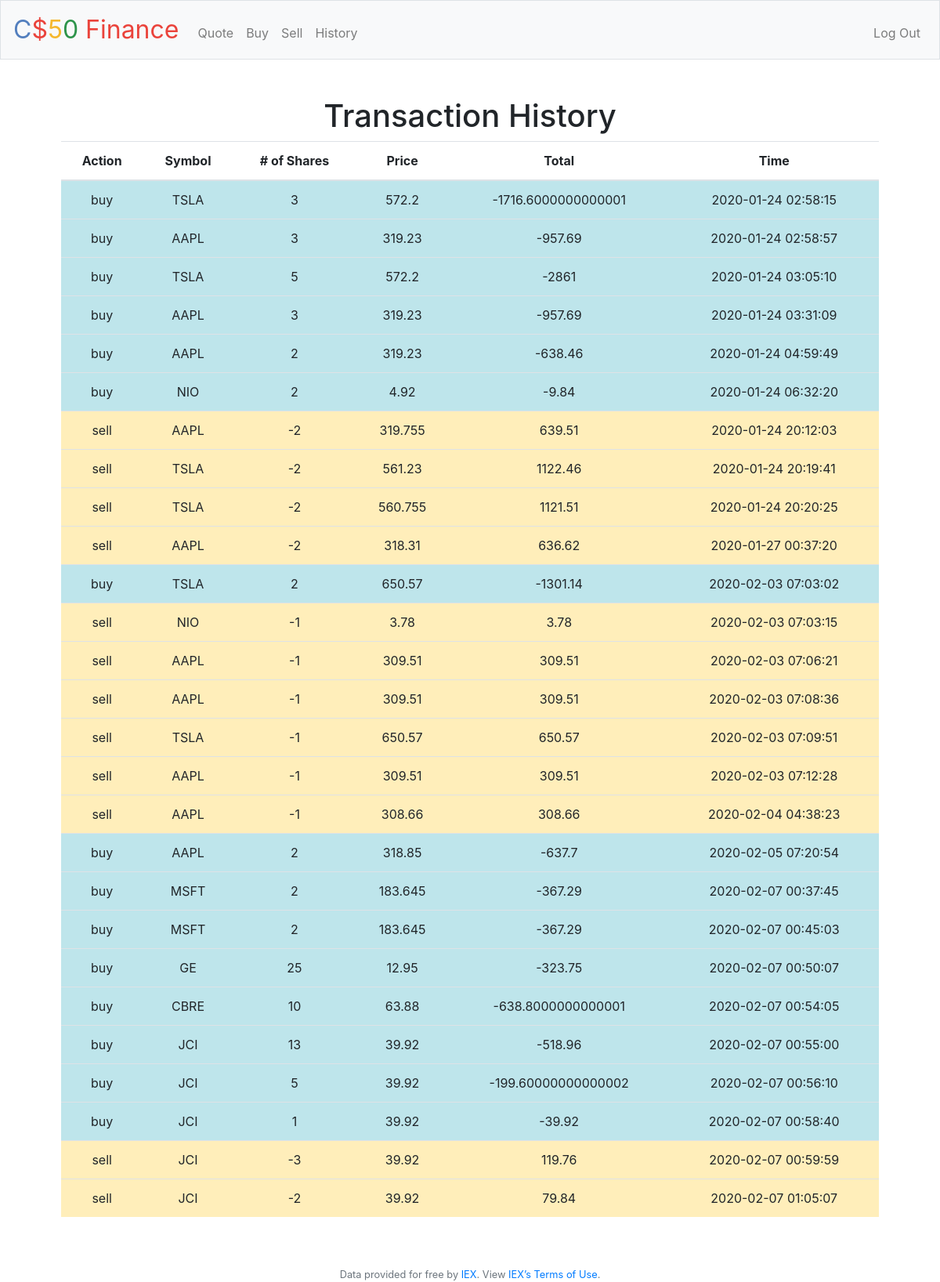
Screenshot of /history (signed in) with the database file from the repository.
### tables this page shows
CREATE TABLE 'hist' ('hist_id' integer PRIMARY KEY AUTOINCREMENT UNIQUE NOT NULL, 'user_id' integer NOT NULL, 'action' varchar(255), 'symbol' varchar(15), 'price' numeric, 'quantity' integer, 'total' numeric, 'time' timestamp DEFAULT CURRENT_TIMESTAMP, FOREIGN KEY(user_id) REFERENCES users(id));

### application.py (the view)
@app.route("/history")
@login_required
def history():
    result = db.execute("SELECT action, symbol, price, quantity, total, time FROM hist WHERE user_id =:user_id", user_id=session["user_id"])
    return render_template("history.html", result=result)

### application.py (called while the page is built)
@app.after_request
def after_request(response):
    response.headers["Cache-Control"] = "no-cache, no-store, must-revalidate"
    response.headers["Expires"] = 0
    response.headers["Pragma"] = "no-cache"
    return response

### helpers.py (called while the page is built)
def login_required(f):
    @wraps(f)
    def decorated_function(*args, **kwargs):
        if session.get("user_id") is None:
            return redirect("/login")
        return f(*args, **kwargs)
    return decorated_function

### templates/history.html (shortened to what this page needs)
{% extends "layout.html" %}
{% block main %}
<h1>Transaction History</h1>
 <table class="table table-hover">
  <thead>
    <tr>
      <th scope="col">Action</th>
      <th scope="col">Symbol</th>
      <th scope="col"> # of Shares</th>
      <th scope="col">Price</th>
      <th scope="col">Total</th>
      <th scope="col">Time</th>
    </tr>
  </thead>
  <tbody>
        {% for symbol in result %}
        {% if symbol.action is eq "buy" %}
            <tr class="table-info">
        {% else %}
            <tr class="table-warning">
        {% endif %}
          <td>{{ symbol.action }}<br></td>
          <td>{{ symbol.symbol }}<br></td>
          <td>{{ symbol.quantity }}<br></td>
          <td>{{ symbol.price }}<br></td>
          <td>{{ symbol.total }}<br></td>
          <td>{{ symbol.time }}<br></td>
        {% endfor %}
        </tr>
  </tbody>
</table>
{% endblock %}

### templates/layout.html (shortened to what this page needs)
<!DOCTYPE html>
<html lang="en">
    <head>
        <link href="https://maxcdn.bootstrapcdn.com/bootstrap/4.1.3/css/bootstrap.min.css" rel="stylesheet">
        <link href="/static/styles.css" rel="stylesheet">
    </head>
    <body>
        <nav class="navbar navbar-expand-md navbar-light bg-light border">
            <a class="navbar-brand" href="/"><span class="blue">C</span><span class="red">$</span><span class="yellow">5</span><span class="green">0</span> <span class="red">Finance</span></a>
            <div class="collapse navbar-collapse" id="navbar">
                {% if session.user_id %}
                    <ul class="navbar-nav mr-auto mt-2">
                        <li class="nav-item"><a class="nav-link" href="/quote">Quote</a></li>
                        <li class="nav-item"><a class="nav-link" href="/buy">Buy</a></li>
                        <li class="nav-item"><a class="nav-link" href="/sell">Sell</a></li>
                        <li class="nav-item"><a class="nav-link" href="/history">History</a></li>
                    </ul>
                    <ul class="navbar-nav ml-auto mt-2">
                        <li class="nav-item"><a class="nav-link" href="/logout">Log Out</a></li>
                    </ul>
                {% else %}
                    <ul class="navbar-nav ml-auto mt-2">
                        <li class="nav-item"><a class="nav-link" href="/register">Register</a></li>
                        <li class="nav-item"><a class="nav-link" href="/login">Log In</a></li>
                    </ul>
                {% endif %}
            </div>
        </nav>
        <main class="container p-5">
            {% block main %}{% endblock %}
        </main>
        <footer class="small text-center text-muted">
            Data provided for free by <a href="https://iextrading.com/developer">IEX</a>. View <a href="https://iextrading.com/api-exhibit-a/">IEX’s Terms of Use</a>.
        </footer>
    </body>
</html>

### static/styles.css (style rules this page uses)
nav .navbar-brand { font-size: xx-large; }
nav .navbar-brand .blue { color: #537fbe; }
nav .navbar-brand .red { color: #ea433b; }
nav .navbar-brand .yellow { color: #f5b82e; }
nav .navbar-brand .green { color: #2e944b; }
main { overflow-x: auto; text-align: center; }

### rows the page displays
hist: action "buy", symbol "TSLA", quantity "3", price "572.2", total "-1716.6000000000001", time "2020-01-24 02:58:15"
hist: action "buy", symbol "AAPL", quantity "3", price "319.23", total "-957.69", time "2020-01-24 02:58:57"
hist: action "buy", symbol "TSLA", quantity "5", price "572.2", total "-2861", time "2020-01-24 03:05:10"
hist: action "buy", symbol "AAPL", quantity "3", price "319.23", total "-957.69", time "2020-01-24 03:31:09"
hist: action "buy", symbol "AAPL", quantity "2", price "319.23", total "-638.46", time "2020-01-24 04:59:49"
hist: action "buy", symbol "NIO", quantity "2", price "4.92", total "-9.84", time "2020-01-24 06:32:20"
hist: action "sell", symbol "AAPL", quantity "-2", price "319.755", total "639.51", time "2020-01-24 20:12:03"
hist: action "sell", symbol "TSLA", quantity "-2", price "561.23", total "1122.46", time "2020-01-24 20:19:41"
hist: action "sell", symbol "TSLA", quantity "-2", price "560.755", total "1121.51", time "2020-01-24 20:20:25"
hist: action "sell", symbol "AAPL", quantity "-2", price "318.31", total "636.62", time "2020-01-27 00:37:20"
hist: action "buy", symbol "TSLA", quantity "2", price "650.57", total "-1301.14", time "2020-02-03 07:03:02"
hist: action "sell", symbol "NIO", quantity "-1", price "3.78", total "3.78", time "2020-02-03 07:03:15"
hist: action "sell", symbol "AAPL", quantity "-1", price "309.51", total "309.51", time "2020-02-03 07:06:21"
hist: action "sell", symbol "AAPL", quantity "-1", price "309.51", total "309.51", time "2020-02-03 07:08:36"
hist: action "sell", symbol "TSLA", quantity "-1", price "650.57", total "650.57", time "2020-02-03 07:09:51"
hist: action "sell", symbol "AAPL", quantity "-1", price "309.51", total "309.51", time "2020-02-03 07:12:28"
hist: action "sell", symbol "AAPL", quantity "-1", price "308.66", total "308.66", time "2020-02-04 04:38:23"
hist: action "buy", symbol "AAPL", quantity "2", price "318.85", total "-637.7", time "2020-02-05 07:20:54"
hist: action "buy", symbol "MSFT", quantity "2", price "183.645", total "-367.29", time "2020-02-07 00:37:45"
hist: action "buy", symbol "MSFT", quantity "2", price "183.645", total "-367.29", time "2020-02-07 00:45:03"
hist: action "buy", symbol "GE", quantity "25", price "12.95", total "-323.75", time "2020-02-07 00:50:07"
hist: action "buy", symbol "CBRE", quantity "10", price "63.88", total "-638.8000000000001", time "2020-02-07 00:54:05"
hist: action "buy", symbol "JCI", quantity "13", price "39.92", total "-518.96", time "2020-02-07 00:55:00"
hist: action "buy", symbol "JCI", quantity "5", price "39.92", total "-199.60000000000002", time "2020-02-07 00:56:10"
hist: action "buy", symbol "JCI", quantity "1", price "39.92", total "-39.92", time "2020-02-07 00:58:40"
hist: action "sell", symbol "JCI", quantity "-3", price "39.92", total "119.76", time "2020-02-07 00:59:59"
hist: action "sell", symbol "JCI", quantity "-2", price "39.92", total "79.84", time "2020-02-07 01:05:07"
